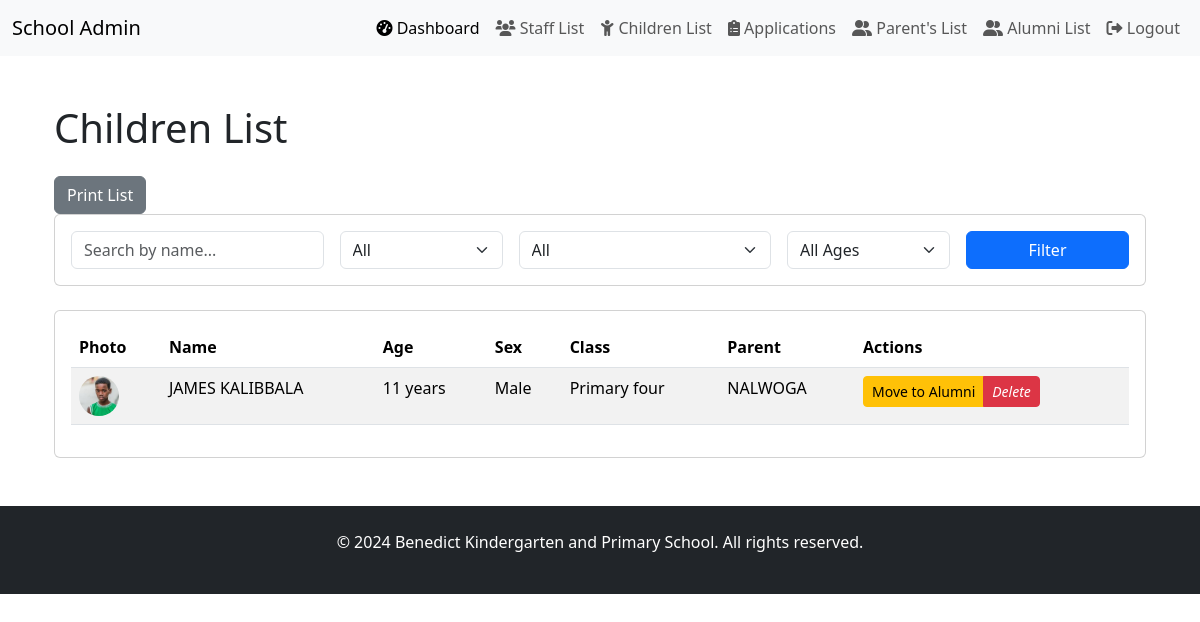
The page /benedict_school/child/ (signed in) on the database as committed earlier.
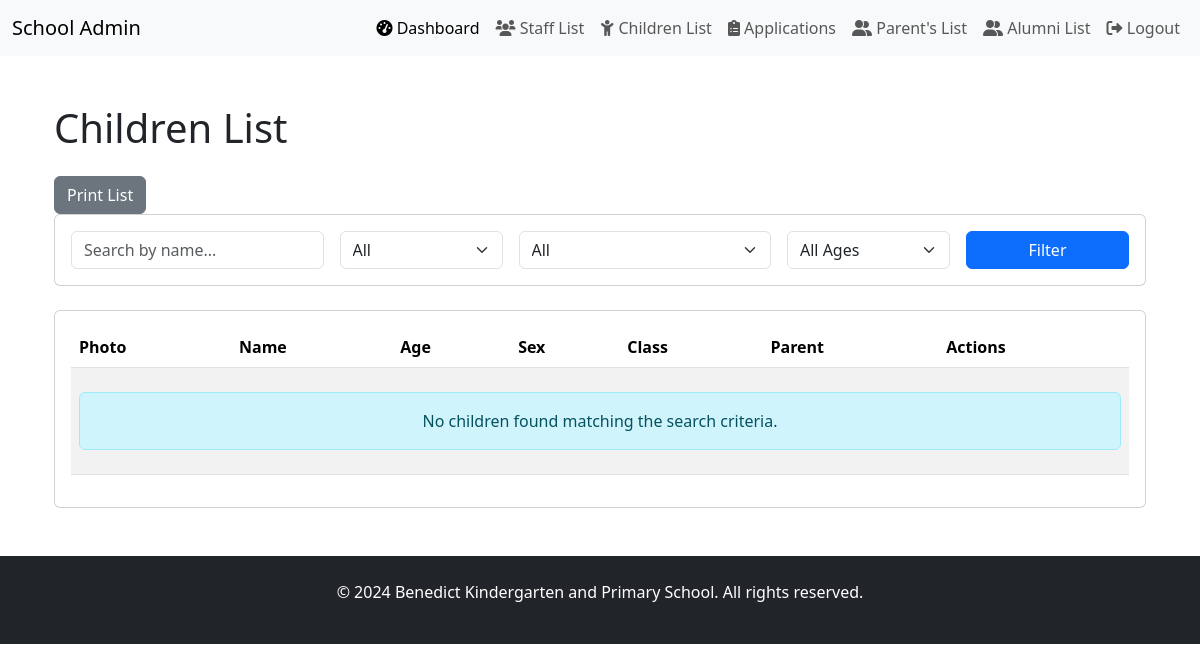
The same page on the database as committed later.
### benedict_school/models.py (models this page shows, shortened)
class Child(models.Model):
    parent = models.ForeignKey(
        Parent, on_delete=models.CASCADE, related_name="children"
    )
    name = models.CharField(max_length=100)
    date_of_birth = models.DateField()
    sex = models.CharField(max_length=10, choices=[ ("male", "Male"), ("female", "Female")], default="male",)
    study_class = models.CharField(
        max_length=20,
        choices=[
            ("baby_class", "Baby Class"),
            ("middle_class", "Middle class"),
            ("top_class", "Top class"),
            ("primary_one", "Primary one"),
            ("primary_two", "Primary two"),
            ("primary_three", "Primary three"),
            ("primary_four", "Primary four")
        ],
        default="primary_one",
    )
    profile_image = models.ImageField(upload_to="child_images/", null=True, blank=True)
    STATUS_CHOICES = [
        ('active', 'Active'),
        ('alumni', 'Alumni'),
    ]
    status = models.CharField(
        max_length=20,
        choices=STATUS_CHOICES,
        default='active'
    )
    alumni_date = models.DateTimeField(null=True, blank=True)
    reason_for_leaving = models.TextField(blank=True, null=True)

class Parent(models.Model):
    first_name = models.CharField(max_length=50, default='')
    last_name = models.CharField(max_length=50, default='')
    ID_number = models.CharField(max_length=14, unique=True, null=False, default='')
    email = models.EmailField(unique=True)
    tel_no = models.CharField(max_length=15, default='')
    address = models.CharField(max_length=100)
    parent_image = models.ImageField(
        upload_to="parent_images/", null=True, blank=True
    )
    STATUS_CHOICES = [
        ('active', 'Active'),
        ('alumni', 'Alumni'),
    ]
    status = models.CharField(
        max_length=20,
        choices=STATUS_CHOICES,
        default='active'
    )
    alumni_date = models.DateTimeField(null=True, blank=True)
    reason_for_leaving = models.TextField(blank=True, null=True)

### benedict_school/views.py (the view, shortened to what this page needs)
# urls.py: path('child/', views.child_list, name='child-list'),
@user_passes_test(is_admin, login_url='/admin-login/')
def child_list(request):
    form = ChildFilterForm(request.GET)
    queryset = Child.objects.all()
    if form.is_valid():
        search_query = form.cleaned_data.get('search')
        if search_query:
            queryset = queryset.filter(name__icontains=search_query)
        sex = form.cleaned_data.get('sex')
        if sex:
            queryset = queryset.filter(sex=sex)
        study_class = form.cleaned_data.get('study_class')
        if study_class:
            queryset = queryset.filter(study_class=study_class)
        age_range = form.cleaned_data.get('age_range')
    paginator = Paginator(queryset, 10)  # Paginate by 10
    page_number = request.GET.get('page')
    page_obj = paginator.get_page(page_number)
    context = {
        'filter_form': form,
        'children': page_obj,
    }
    return render(request, 'child_list.html', context)

### benedict_school/forms.py
class ChildFilterForm(forms.Form):
    search = forms.CharField(
        required=False,
        widget=forms.TextInput(attrs={
            'class': 'form-control',
            'placeholder': 'Search by name...'
        })
    )
    sex = forms.ChoiceField(
        required=False,
        choices=[('', 'All')] + Child.sex.field.choices,  # Include blank option for "All"
        widget=forms.Select(attrs={'class': 'form-select'})
    )
    study_class = forms.ChoiceField(
        required=False,
        choices=[('', 'All')] + Child.study_class.field.choices,  # Include blank option for "All"
        widget=forms.Select(attrs={'class': 'form-select'})
    )
    age_range = forms.ChoiceField(
        required=False,
        choices=[
            ('', 'All Ages'),
            ('0-3', '0-3 years'),
            ('4-6', '4-6 years'),
            ('7-9', '7-9 years'),
            ('10+', '10+ years')
        ],
        widget=forms.Select(attrs={'class': 'form-select'})
    )

### benedict_school/context_processors.py (called while the page is built)
def google_maps_api_key(request):
    return {'GOOGLE_MAPS_API_KEY': getattr(settings, 'GOOGLE_MAPS_API_KEY', '')}

### benedict_school/views.py (called while the page is built)
def is_admin(user):
    return user.is_authenticated and user.is_staff  # Checks if user is admin

### benedict_school/templates/child_list.html (shortened to what the changed rows need)
{% extends "admin_base.html" %}
{% load custom_filters %}
{% load static %}
{% block content %}
<div class="container py-4">
    <h1 class="mb-4">Children List</h1>
    <div class="card">
        <div class="card-body">
            <div class="table-responsive">
                <table class="table table-striped table-hover">
                    <thead>
                        <tr>
                            <th>Photo</th>
                            <th>Name</th>
                            <th>Age</th>
                            <th>Sex</th>
                            <th>Class</th>
                            <th>Parent</th>
                            <th>Actions</th>
                        </tr>
                    </thead>
                    <tbody>
                        {% for child in children %}
                        <tr>
                            <td>
                                {% if child.profile_image %}
                                    <img src="{{ child.profile_image.url }}"
                                         alt="{{ child.name }}"
                                         class="rounded-circle"
                                         style="width: 40px; height: 40px; object-fit: cover;">
                                {% else %}
                                    <div class="bg-secondary rounded-circle d-flex align-items-center justify-content-center"
                                         style="width: 40px; height: 40px;">
                                        <i class="bi bi-person text-white"></i>
                                    </div>
                                {% endif %}
                            </td>
                            <td>{{ child.name }}</td>
                            <td>
                                {% with age=child.date_of_birth|timesince %}
                                    {{ age|get_first_age }}
                                {% endwith %}
                            </td>
                            <td>{{ child.get_sex_display }}</td>
                            <td>{{ child.get_study_class_display }}</td>
                            <td>{{ child.parent.last_name }}</td>
                            <td class="no-print">
                                <div class="btn-group">
                                    <a href="{% url 'child-to-alumni' pk=child.pk %}" class="btn btn-warning btn-sm">
                                        Move to Alumni
                                    </a>
                                    <a href="{% url 'delete-child' child.pk %}"
                                       class="btn btn-sm btn-danger">
                                        <i class="bi bi-trash">Delete</i>
                                    </a>
                                </div>
                            </td>
                        </tr>
                        {% empty %}
                        <tr>
                            <td colspan="7" class="text-center py-4">
                                <div class="alert alert-info mb-0">
                                    No children found matching the search criteria.
                                </div>
                            </td>
                        </tr>
                        {% endfor %}
                    </tbody>
                </table>
            </div>
        </div>
    </div>
</div>
{% endblock %}

Rows that differ between the two databases and show on the page:
removed Child: profile_image (picture), name "JAMES KALIBBALA", value "11 years", sex "Male", study_class "Primary four", parent.last_name "NALWOGA"
Other text that changed with them:
text now shown: "No children found matching the search criteria."
